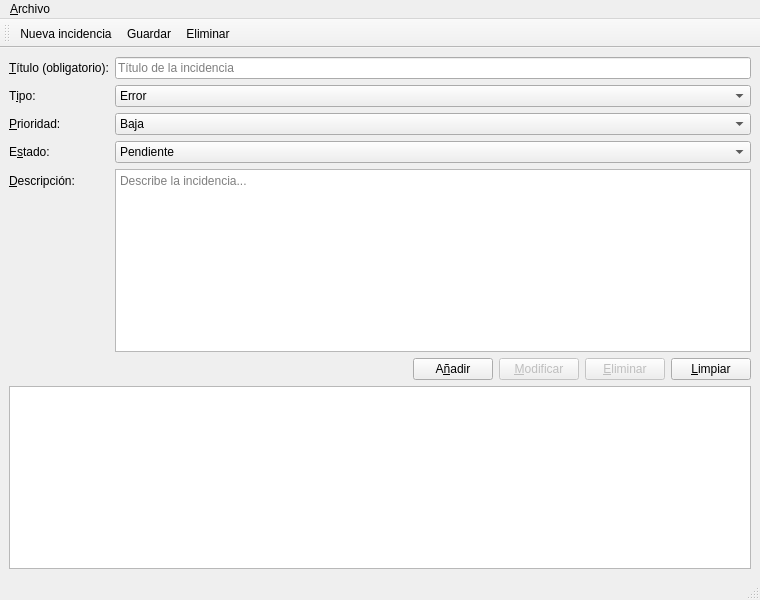
<?xml version="1.0" encoding="UTF-8"?>
<ui version="4.0">
 <class>VentanaPrincipal</class>
 <widget class="QMainWindow" name="VentanaPrincipal">
  <property name="geometry">
   <rect>
    <x>0</x>
    <y>0</y>
    <width>760</width>
    <height>600</height>
   </rect>
  </property>
  <property name="windowTitle">
   <string>BugTracker</string>
  </property>
  <widget class="QWidget" name="centralwidget">
   <layout class="QVBoxLayout" name="verticalLayout">
    <item>
     <layout class="QFormLayout" name="formLayout">
      <item row="0" column="0">
       <widget class="QLabel" name="lblTitulo">
        <property name="text">
         <string>&amp;Título (obligatorio):</string>
        </property>
        <property name="buddy">
         <cstring>txtTitulo</cstring>
        </property>
       </widget>
      </item>
      <item row="0" column="1">
       <widget class="QLineEdit" name="txtTitulo">
        <property name="placeholderText">
         <string>Título de la incidencia</string>
        </property>
       </widget>
      </item>
      <item row="1" column="0">
       <widget class="QLabel" name="lblTipo">
        <property name="text">
         <string>T&amp;ipo:</string>
        </property>
        <property name="buddy">
         <cstring>cmbTipo</cstring>
        </property>
       </widget>
      </item>
      <item row="1" column="1">
       <widget class="QComboBox" name="cmbTipo">
        <item>
         <property name="text">
          <string>Error</string>
         </property>
        </item>
        <item>
         <property name="text">
          <string>Mejora</string>
         </property>
        </item>
        <item>
         <property name="text">
          <string>Nueva funcionalidad</string>
         </property>
        </item>
       </widget>
      </item>
      <item row="2" column="0">
       <widget class="QLabel" name="lblPrioridad">
        <property name="text">
         <string>&amp;Prioridad:</string>
        </property>
        <property name="buddy">
         <cstring>cmbPrioridad</cstring>
        </property>
       </widget>
      </item>
      <item row="2" column="1">
       <widget class="QComboBox" name="cmbPrioridad">
        <item>
         <property name="text">
          <string>Baja</string>
         </property>
        </item>
        <item>
         <property name="text">
          <string>Media</string>
         </property>
        </item>
        <item>
         <property name="text">
          <string>Alta</string>
         </property>
        </item>
        <item>
         <property name="text">
          <string>Crítica</string>
         </property>
        </item>
       </widget>
      </item>
      <item row="3" column="0">
       <widget class="QLabel" name="lblEstado">
        <property name="text">
         <string>E&amp;stado:</string>
        </property>
        <property name="buddy">
         <cstring>cmbEstado</cstring>
        </property>
       </widget>
      </item>
      <item row="3" column="1">
       <widget class="QComboBox" name="cmbEstado">
        <item>
         <property name="text">
          <string>Pendiente</string>
         </property>
        </item>
        <item>
         <property name="text">
          <string>En proceso</string>
         </property>
        </item>
        <item>
         <property name="text">
          <string>Resuelta</string>
         </property>
        </item>
       </widget>
      </item>
      <item row="4" column="0">
       <widget class="QLabel" name="lblDescripcion">
        <property name="text">
         <string>&amp;Descripción:</string>
        </property>
        <property name="buddy">
         <cstring>txtDescripcion</cstring>
        </property>
       </widget>
      </item>
      <item row="4" column="1">
       <widget class="QTextEdit" name="txtDescripcion">
        <property name="tabChangesFocus">
         <bool>true</bool>
        </property>
        <property name="placeholderText">
         <string>Describe la incidencia...</string>
        </property>
       </widget>
      </item>
     </layout>
    </item>
    <item>
     <layout class="QHBoxLayout" name="horizontalLayout">
      <item>
       <spacer name="horizontalSpacer">
        <property name="orientation">
         <enum>Qt::Orientation::Horizontal</enum>
        </property>
        <property name="sizeHint" stdset="0">
         <size>
          <width>40</width>
          <height>20</height>
         </size>
        </property>
       </spacer>
      </item>
      <item>
       <widget class="QPushButton" name="btnAnadir">
        <property name="toolTip">
         <string>Crea una incidencia con los datos del formulario</string>
        </property>
        <property name="text">
         <string>A&amp;ñadir</string>
        </property>
       </widget>
      </item>
      <item>
       <widget class="QPushButton" name="btnModificar">
        <property name="enabled">
         <bool>false</bool>
        </property>
        <property name="toolTip">
         <string>Guarda los cambios de la incidencia seleccionada</string>
        </property>
        <property name="text">
         <string>&amp;Modificar</string>
        </property>
       </widget>
      </item>
      <item>
       <widget class="QPushButton" name="btnEliminar">
        <property name="enabled">
         <bool>false</bool>
        </property>
        <property name="toolTip">
         <string>Elimina la incidencia seleccionada</string>
        </property>
        <property name="text">
         <string>&amp;Eliminar</string>
        </property>
       </widget>
      </item>
      <item>
       <widget class="QPushButton" name="btnLimpiar">
        <property name="toolTip">
         <string>Vacía el formulario para escribir una incidencia nueva</string>
        </property>
        <property name="text">
         <string>&amp;Limpiar</string>
        </property>
       </widget>
      </item>
     </layout>
    </item>
    <item>
     <widget class="QTableView" name="tblIncidencias">
      <property name="accessibleName">
       <string>Lista de incidencias</string>
      </property>
      <property name="editTriggers">
       <set>QAbstractItemView::EditTrigger::NoEditTriggers</set>
      </property>
      <property name="selectionMode">
       <enum>QAbstractItemView::SelectionMode::SingleSelection</enum>
      </property>
      <property name="selectionBehavior">
       <enum>QAbstractItemView::SelectionBehavior::SelectRows</enum>
      </property>
     </widget>
    </item>
   </layout>
  </widget>
  <widget class="QMenuBar" name="menubar">
   <property name="geometry">
    <rect>
     <x>0</x>
     <y>0</y>
     <width>760</width>
     <height>22</height>
    </rect>
   </property>
   <widget class="QMenu" name="menuArchivo">
    <property name="title">
     <string>&amp;Archivo</string>
    </property>
    <addaction name="actionNueva"/>
    <addaction name="actionGuardar"/>
    <addaction name="actionEliminar"/>
    <addaction name="separator"/>
    <addaction name="actionSalir"/>
   </widget>
   <addaction name="menuArchivo"/>
  </widget>
  <widget class="QToolBar" name="toolBarPrincipal">
   <property name="windowTitle">
    <string>Barra principal</string>
   </property>
   <property name="toolButtonStyle">
    <enum>Qt::ToolButtonStyle::ToolButtonTextOnly</enum>
   </property>
   <attribute name="toolBarArea">
    <enum>TopToolBarArea</enum>
   </attribute>
   <attribute name="toolBarBreak">
    <bool>false</bool>
   </attribute>
   <addaction name="actionNueva"/>
   <addaction name="actionGuardar"/>
   <addaction name="actionEliminar"/>
  </widget>
  <widget class="QStatusBar" name="statusbar"/>
  <action name="actionNueva">
   <property name="text">
    <string>&amp;Nueva incidencia...</string>
   </property>
   <property name="statusTip">
    <string>Abre el diálogo para crear una incidencia</string>
   </property>
   <property name="shortcut">
    <string>Ctrl+N</string>
   </property>
  </action>
  <action name="actionGuardar">
   <property name="text">
    <string>&amp;Guardar</string>
   </property>
   <property name="statusTip">
    <string>Guarda el formulario: añade o modifica la seleccionada</string>
   </property>
   <property name="shortcut">
    <string>Ctrl+S</string>
   </property>
  </action>
  <action name="actionEliminar">
   <property name="text">
    <string>&amp;Eliminar</string>
   </property>
   <property name="statusTip">
    <string>Elimina la incidencia seleccionada</string>
   </property>
   <property name="shortcut">
    <string>Del</string>
   </property>
  </action>
  <action name="actionSalir">
   <property name="text">
    <string>&amp;Salir</string>
   </property>
   <property name="statusTip">
    <string>Cierra la aplicación</string>
   </property>
   <property name="shortcut">
    <string>Ctrl+Q</string>
   </property>
  </action>
 </widget>
 <tabstops>
  <tabstop>txtTitulo</tabstop>
  <tabstop>cmbTipo</tabstop>
  <tabstop>cmbPrioridad</tabstop>
  <tabstop>cmbEstado</tabstop>
  <tabstop>txtDescripcion</tabstop>
  <tabstop>btnAnadir</tabstop>
  <tabstop>btnModificar</tabstop>
  <tabstop>btnEliminar</tabstop>
  <tabstop>btnLimpiar</tabstop>
  <tabstop>tblIncidencias</tabstop>
 </tabstops>
 <resources/>
 <connections/>
</ui>
